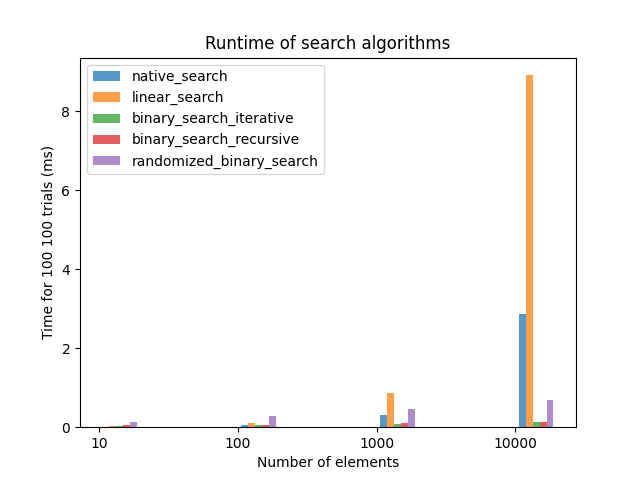

Python code for this plot:
# Discrete Structures (CSCI 220)
# Summer 2023, Session 1
# Assignment 4 - "Empirical Performance of Search Algorithms"
# Kevin Zielinski

# Acknowledgements:
# I worked with the class

import pandas as pd
import matplotlib.pyplot as plt
import random
import time


def plot_times(dict_searches, sizes, trials, searches, file_name):
    search_num = 0
    plt.xticks([j for j in range(len(sizes))], [str(size) for size in sizes])
    for search in searches:
        search_num += 1
        d = dict_searches[search.__name__]
        x_axis = [j + 0.05 * search_num for j in range(len(sizes))]
        y_axis = [d[i] for i in sizes]
        plt.bar(x_axis, y_axis, width=0.05, alpha=0.75, label=search.__name__)
    plt.legend()
    plt.title("Runtime of search algorithms")
    plt.xlabel("Number of elements")
    plt.ylabel("Time for " + str(trials) + " 100 trials (ms)")
    plt.savefig(file_name)
    plt.show()


def run_searches(searches, sizes, trials):
    dict_searches = {}
    for search in searches:
        dict_searches[search.__name__] = {}
    for size in sizes:
        for search in searches:
            dict_searches[search.__name__][size] = 0
        for trial in range(1, trials + 1):
            arr = random_list(size)
            idx = random.randint(0, size - 1)
            key = arr[idx]
            for search in searches:
                start_time = time.time()
                if search.__name__ == 'randomized_binary_search':
                    idx_found = search(arr, 0, size - 1, key)
                else:
                    idx_found = search(arr, key)
                end_time = time.time()
                if idx_found != idx:
                    print(search.__name__, "wrong index found", idx, idx_found, arr)
                net_time = end_time - start_time
                dict_searches[search.__name__][size] += 1000 * net_time
    return dict_searches


def print_times(dict_searches):
    pd.set_option("display.max_rows", 500)
    pd.set_option("display.max_columns", 500)
    pd.set_option("display.width", 1000)
    df = pd.DataFrame.from_dict(dict_searches).T
    print(df)


def random_list(size):
    l = [0] * size
    for i in range(1, size):
        r = random.randint(1, 10)
        l[i] = l[i - 1] + r
    return l


def native_search(arr, key):
    return arr.index(key)


def linear_search(arr, key):
    n = len(arr)
    for i in range(n):
        if arr[i] == key:
            return i
    return -1


def binary_search_iterative(arr, key):
    l = 0
    r = len(arr) - 1
    while l < r:
        m = int((l + r) / 2)
        if arr[m] == key:
            return m
        elif arr[m] < key:
            l = m + 1
        else:
            r = m - 1
    if arr[l] == key:
        return l
    else:
        return -1


def binary_search_recursive_helper(arr, l, r, key):
    if r >= l:
        mid = l + (r - l) // 2
        if arr[mid] == key:
            return mid
        elif arr[mid] > key:
            return binary_search_recursive_helper(arr, l, mid - 1, key)
        else:
            return binary_search_recursive_helper(arr, mid + 1, r, key)
    else:
        return -1


def binary_search_recursive(arr, key):
    return binary_search_recursive_helper(arr, 0, len(arr) - 1, key)


def getRandom(x, y):
    tmp = (x + random.randint(0, 100000) % (y - x + 1))
    return tmp


def randomized_binary_search(arr, l, r, key):
    if r >= l:
        mid = getRandom(l, r)
        if arr[mid] == key:
            return mid
        if arr[mid] > key:
            return randomized_binary_search(arr, l, mid - 1, key)
        return randomized_binary_search(arr, mid + 1, r, key)
    return -1


def main():
    sizes = [10, 100, 1000, 10000]
    searches = [native_search, linear_search, binary_search_iterative, binary_search_recursive,
                randomized_binary_search]
    trials = 100
    dict_searches = run_searches(searches, sizes, trials)
    print_times(dict_searches)
    plot_times(dict_searches, sizes, trials, searches, "assignment4.png")


if __name__ == "__main__":
    main()

